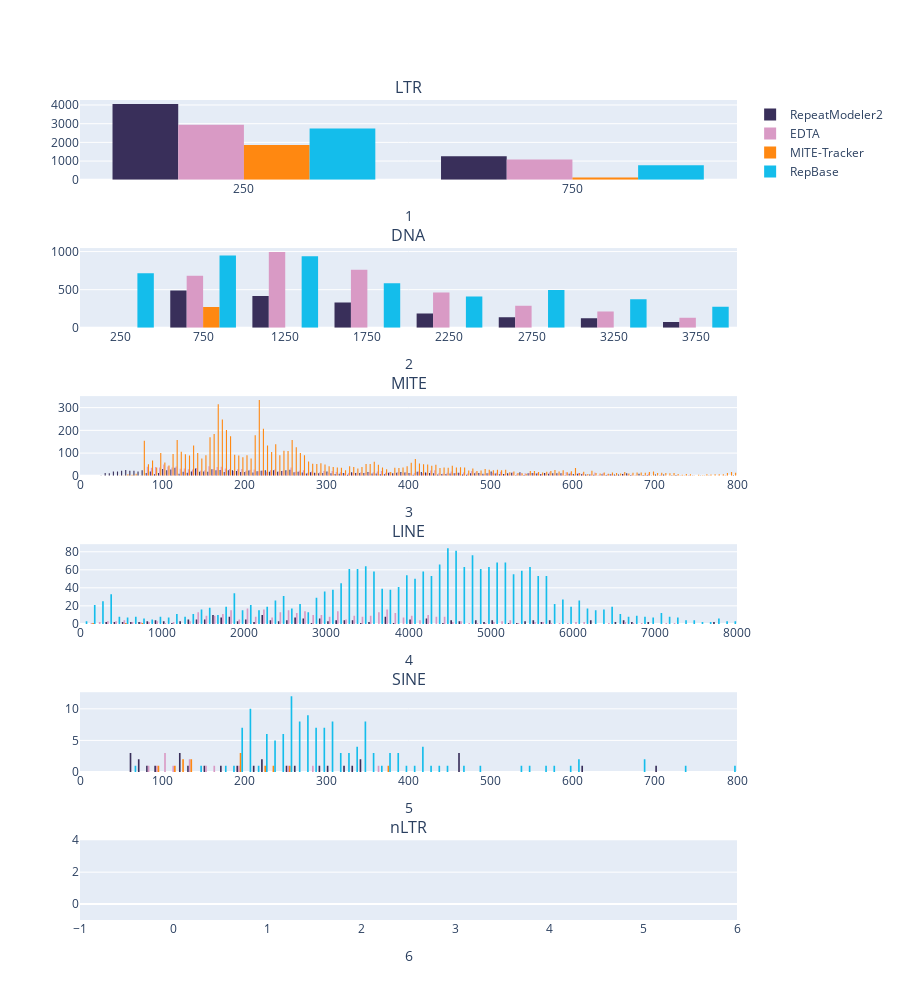

The notebook cell saved with this chart:
### Code cell
annot_lst = [("LTR"), ("DNA"), ("MITE"), ("LINE"), ("SINE"), ("nLTR")]
tool_lst = ["RepeatModeler2", "EDTA", "MITE-Tracker", "RepBase"]
fig = make_subplots(rows=6, cols=1, subplot_titles=tuple(annot_lst))
annot_lst = [("LTR", 100), ("DNA", 100), ("MITE", 200), ("LINE", 200), ("SINE", 200), ("nLTR", 200)]

i = 0
for c in range(1):
    for r in range(6):
        order = annot_lst[i][0]
        
        for tool in tool_lst:
            df = dict_data[tool][0]            
            lengths = df[df["Annotation"]==order]["Length"]
            
            trace = go.Histogram(
                x=df[df["Annotation"]==order]["Length"],
                marker_color=dict_data[tool][1],
                name=tool,
                #nbinsx=annot_lst[i][1]
                )
            fig.append_trace(trace, row=r+1, col=c+1)            
        i += 1    
    
    
fig.layout['barmode'] = 'group'
names = set()
fig.for_each_trace(
    lambda trace:
        trace.update(showlegend=False)
        if (trace.name in names) else names.add(trace.name))
fig['layout']['xaxis'].update(title_text='1', range=[0,1000])
fig['layout']['xaxis2'].update(title_text='2', range=[0,4000])
fig['layout']['xaxis3'].update(title_text='3', range=[0,800])
fig['layout']['xaxis4'].update(title_text='4', range=[0,8000])
fig['layout']['xaxis5'].update(title_text='5', range=[0,800])
fig['layout']['xaxis6'].update(title_text='6')

fig.update_layout(
    autosize=False,
    width=900,
    height=1000,)
fig.show()

### Figure 1 — Plotly figure (JSON) as saved in the notebook; plotly's stock layout.template omitted (floating-point values rounded to 4 significant figures; data arrays with more than 128 entries replaced by an {"elided": "..."} marker saying what was removed)
{"data": [{"marker": {"color": "#392F5A"}, "name": "RepeatModeler2", "nbinsx": 100, "type": "histogram", "x": {"elided": "9317 int values"}, "xaxis": "x", "yaxis": "y"}, {"marker": {"color": "#D99AC5"}, "name": "EDTA", "nbinsx": 100, "type": "histogram", "x": {"elided": "7372 int values"}, "xaxis": "x", "yaxis": "y"}, {"marker": {"color": "#FF8811"}, "name": "MITE-Tracker", "nbinsx": 100, "type": "histogram", "x": {"elided": "1981 int values"}, "xaxis": "x", "yaxis": "y"}, {"marker": {"color": "#14BDEB"}, "name": "RepBase", "nbinsx": 100, "type": "histogram", "x": {"elided": "7735 int values"}, "xaxis": "x", "yaxis": "y"}, {"marker": {"color": "#392F5A"}, "name": "RepeatModeler2", "nbinsx": 100, "showlegend": false, "type": "histogram", "x": {"elided": "2067 int values"}, "xaxis": "x2", "yaxis": "y2"}, {"marker": {"color": "#D99AC5"}, "name": "EDTA", "nbinsx": 100, "showlegend": false, "type": "histogram", "x": {"elided": "3804 int values"}, "xaxis": "x2", "yaxis": "y2"}, {"marker": {"color": "#FF8811"}, "name": "MITE-Tracker", "nbinsx": 100, "showlegend": false, "type": "histogram", "x": {"elided": "274 int values"}, "xaxis": "x2", "yaxis": "y2"}, {"marker": {"color": "#14BDEB"}, "name": "RepBase", "nbinsx": 100, "showlegend": false, "type": "histogram", "x": {"elided": "5621 int values"}, "xaxis": "x2", "yaxis": "y2"}, {"marker": {"color": "#392F5A"}, "name": "RepeatModeler2", "nbinsx": 200, "showlegend": false, "type": "histogram", "x": {"elided": "1873 int values"}, "xaxis": "x3", "yaxis": "y3"}, {"marker": {"color": "#D99AC5"}, "name": "EDTA", "nbinsx": 200, "showlegend": false, "type": "histogram", "x": {"elided": "2259 int values"}, "xaxis": "x3", "yaxis": "y3"}, {"marker": {"color": "#FF8811"}, "name": "MITE-Tracker", "nbinsx": 200, "showlegend": false, "type": "histogram", "x": {"elided": "7794 int values"}, "xaxis": "x3", "yaxis": "y3"}, {"marker": {"color": "#14BDEB"}, "name": "RepBase", "nbinsx": 200, "showlegend": false, "type": "histogram", "x": [], "xaxis": "x3", "yaxis": "y3"}, {"marker": {"color": "#392F5A"}, "name": "RepeatModeler2", "nbinsx": 200, "showlegend": false, "type": "histogram", "x": {"elided": "206 int values"}, "xaxis": "x4", "yaxis": "y4"}, {"marker": {"color": "#D99AC5"}, "name": "EDTA", "nbinsx": 200, "showlegend": false, "type": "histogram", "x": {"elided": "390 int values"}, "xaxis": "x4", "yaxis": "y4"}, {"marker": {"color": "#FF8811"}, "name": "MITE-Tracker", "nbinsx": 200, "showlegend": false, "type": "histogram", "x": [151, 711, 558], "xaxis": "x4", "yaxis": "y4"}, {"marker": {"color": "#14BDEB"}, "name": "RepBase", "nbinsx": 200, "showlegend": false, "type": "histogram", "x": {"elided": "2347 int values"}, "xaxis": "x4", "yaxis": "y4"}, {"marker": {"color": "#392F5A"}, "name": "RepeatModeler2", "nbinsx": 200, "showlegend": false, "type": "histogram", "x": [223, 124, 465, 348, 223, 124, 465, 348, 463, 702, 616, 307, 266, 68, 193, 67, 67, 121, 257, 215, 170, 136, 158, 91, 339, 87, 323, 76, 79, 298], "xaxis": "x5", "yaxis": "y5"}, {"marker": {"color": "#D99AC5"}, "name": "EDTA", "nbinsx": 200, "showlegend": false, "type": "histogram", "x": [137, 168, 150, 81, 250, 198, 360, 107, 101, 108, 95, 133, 118, 284], "xaxis": "x5", "yaxis": "y5"}, {"marker": {"color": "#FF8811"}, "name": "MITE-Tracker", "nbinsx": 200, "showlegend": false, "type": "histogram", "x": [370, 258, 238, 227, 199, 193, 192, 134, 132, 129, 126, 117, 96], "xaxis": "x5", "yaxis": "y5"}, {"marker": {"color": "#14BDEB"}, "name": "RepBase", "nbinsx": 200, "showlegend": false, "type": "histogram", "x": {"elided": "144 int values"}, "xaxis": "x5", "yaxis": "y5"}, {"marker": {"color": "#392F5A"}, "name": "RepeatModeler2", "nbinsx": 200, "showlegend": false, "type": "histogram", "x": [], "xaxis": "x6", "yaxis": "y6"}, {"marker": {"color": "#D99AC5"}, "name": "EDTA", "nbinsx": 200, "showlegend": false, "type": "histogram", "x": [], "xaxis": "x6", "yaxis": "y6"}, {"marker": {"color": "#FF8811"}, "name": "MITE-Tracker", "nbinsx": 200, "showlegend": false, "type": "histogram", "x": [], "xaxis": "x6", "yaxis": "y6"}, {"marker": {"color": "#14BDEB"}, "name": "RepBase", "nbinsx": 200, "showlegend": false, "type": "histogram", "x": [], "xaxis": "x6", "yaxis": "y6"}], "layout": {"annotations": [{"font": {"size": 16}, "showarrow": false, "text": "LTR", "x": 0.5, "xanchor": "center", "xref": "paper", "y": 1.0, "yanchor": "bottom", "yref": "paper"}, {"font": {"size": 16}, "showarrow": false, "text": "DNA", "x": 0.5, "xanchor": "center", "xref": "paper", "y": 0.8194, "yanchor": "bottom", "yref": "paper"}, {"font": {"size": 16}, "showarrow": false, "text": "MITE", "x": 0.5, "xanchor": "center", "xref": "paper", "y": 0.6389, "yanchor": "bottom", "yref": "paper"}, {"font": {"size": 16}, "showarrow": false, "text": "LINE", "x": 0.5, "xanchor": "center", "xref": "paper", "y": 0.4583, "yanchor": "bottom", "yref": "paper"}, {"font": {"size": 16}, "showarrow": false, "text": "SINE", "x": 0.5, "xanchor": "center", "xref": "paper", "y": 0.2778, "yanchor": "bottom", "yref": "paper"}, {"font": {"size": 16}, "showarrow": false, "text": "nLTR", "x": 0.5, "xanchor": "center", "xref": "paper", "y": 0.09722, "yanchor": "bottom", "yref": "paper"}], "autosize": false, "barmode": "group", "height": 1000, "width": 900, "xaxis": {"anchor": "y", "domain": [0, 1], "range": [0, 1000], "title": {"text": "1"}}, "xaxis2": {"anchor": "y2", "domain": [0, 1], "range": [0, 4000], "title": {"text": "2"}}, "xaxis3": {"anchor": "y3", "domain": [0, 1], "range": [0, 800], "title": {"text": "3"}}, "xaxis4": {"anchor": "y4", "domain": [0, 1], "range": [0, 8000], "title": {"text": "4"}}, "xaxis5": {"anchor": "y5", "domain": [0, 1], "range": [0, 800], "title": {"text": "5"}}, "xaxis6": {"anchor": "y6", "domain": [0, 1], "title": {"text": "6"}}, "yaxis": {"anchor": "x", "domain": [0.9028, 1.0]}, "yaxis2": {"anchor": "x2", "domain": [0.7222, 0.8194]}, "yaxis3": {"anchor": "x3", "domain": [0.5417, 0.6389]}, "yaxis4": {"anchor": "x4", "domain": [0.3611, 0.4583]}, "yaxis5": {"anchor": "x5", "domain": [0.1806, 0.2778]}, "yaxis6": {"anchor": "x6", "domain": [0, 0.09722]}}}
